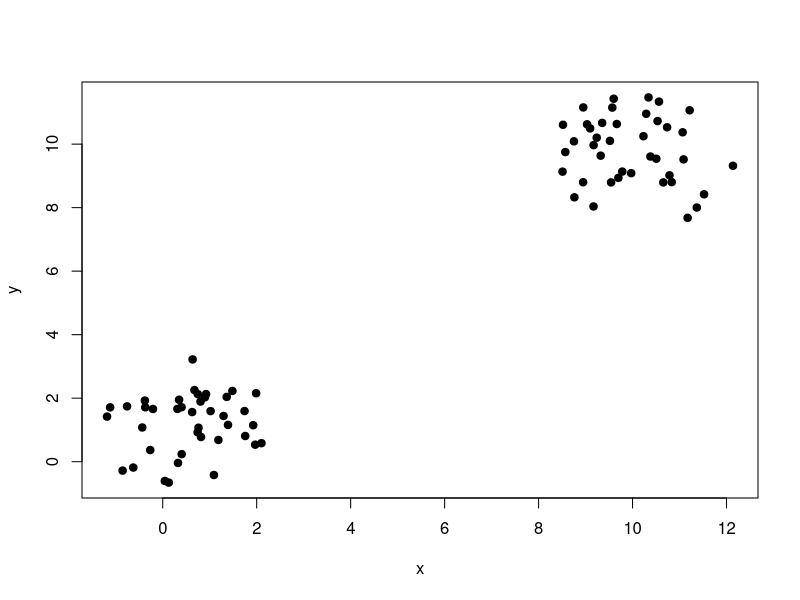
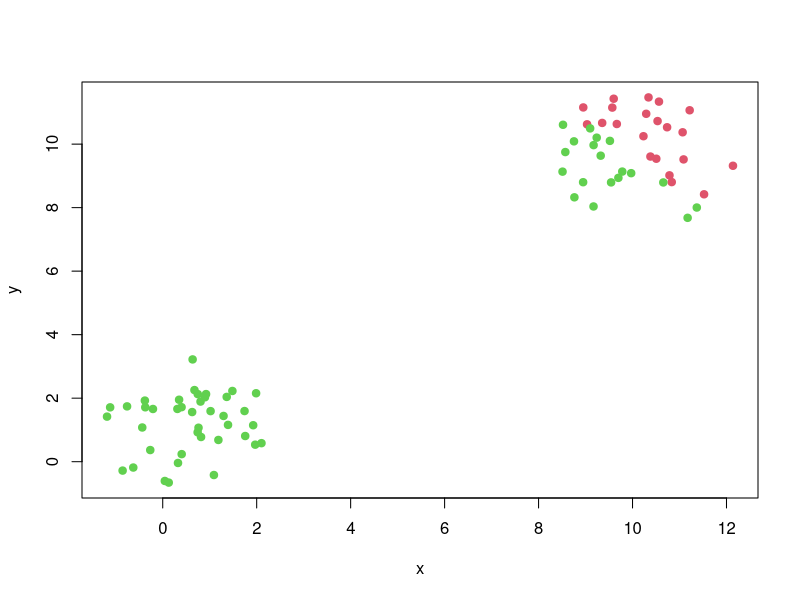
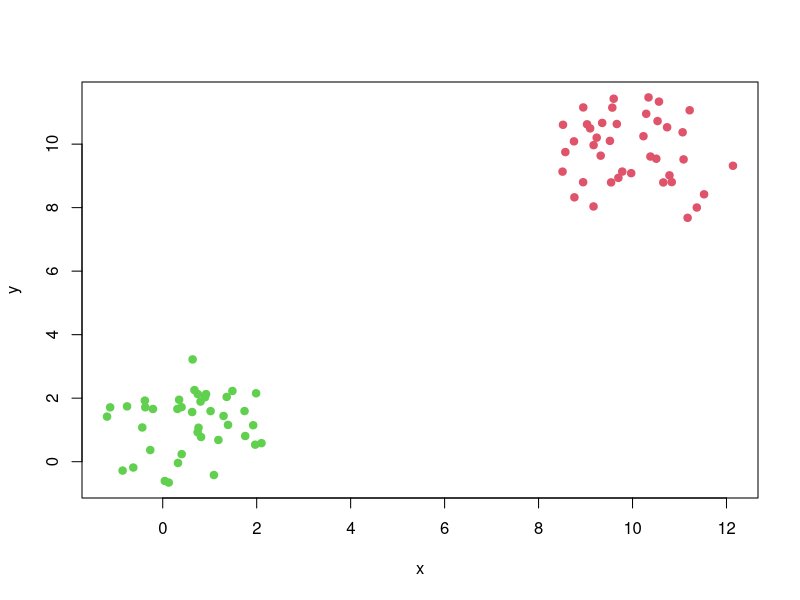

These figures' R source, in order:
## ---- chunk 1
library(ggplot2)

clusterize <- function(matr, clusters){
  diff_c1 <- sweep(matr[, 1:2], 2, clusters[1]) 
  diff_c2 <- sweep(matr[, 1:2], 2, clusters[2]) 
  
  dist_c1 <- rowSums(diff_c1 ^ 2)
  dist_c2 <- rowSums(diff_c2 ^ 2)
  
  matr[, 3] <- ifelse(dist_c1 < dist_c2, 2, 3)
  return(matr)
}

get_new_clusters <- function(matr){
  cluster1 <- subset(matr, matr[, 3] == 2)
  cluster2 <- subset(matr, matr[, 3] == 3)
  
  new_cluster1 <- colMeans(cluster1)[1:2]
  new_cluster2 <- colMeans(cluster2)[1:2]
  
  return(rbind(new_cluster1, new_cluster2))
}

init_clusters <- function(matr){
  centroids_ids = sample(1:80, 2)
  
  c1 <- data_matrix[centroids_ids[1], 1:2]
  c2 <- data_matrix[centroids_ids[2], 1:2]
  return(rbind(c1, c2))
}

## ---- chunk 2
set.seed(10)
data_matrix <- cbind(c(rnorm(40, mean = 1, sd = 1),
                       rnorm(40, mean = 10, sd = 1)),
                     c(rnorm(40, mean = 1, sd = 1),
                       rnorm(40, mean = 10, sd = 1)),
                     rep(1, 80))
colnames(data_matrix) <- c("x", "y", "col")

plot(data_matrix, col=data_matrix[, 3], pch=19)

## ---- chunk 3
clusters <- init_clusters(data_matrix)
data_matrix <- clusterize(data_matrix, clusters)
new_clusters <- get_new_clusters(data_matrix)
plot(data_matrix, col=data_matrix[, 3], pch=19)
## ---- chunk 4
while (any(clusters != new_clusters)){
  clusters = new_clusters
  data_matrix <- clusterize(data_matrix, clusters)
  new_clusters <- get_new_clusters(data_matrix)
}

plot(data_matrix, col=data_matrix[, 3], pch=19)
